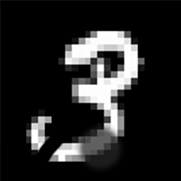
#> input picture machine_deep_learning/tensor_flow/CNN/num3.jpg, 181 x 181 px
$ python edge_detection_image.py
#> lines starting #> are read from the running program, lines starting #| are printed output that depends on the picture
import numpy as np
from scipy import signal
import matplotlib.pyplot as plt
from PIL import Image


def image_to_array(filename):
#> called with filename = 'num3.jpg'
    im = Image.open('num3.jpg')
#> im is the input picture: PIL image 181x181 RGB; mean R, G, B 35.5, 35.5, 35.5
    image_gr = im.convert("L")
    arr = np.asarray(image_gr)
    imgplot = plt.imshow(arr)
    imgplot.set_cmap('gray')
    plt.show(imgplot)
    return arr

def edge_detection(im_array):
    kernel = np.array([[0, 1, 0],
                       [1, -4, 1],
                       [0, 1, 0], ])
    grad = signal.convolve2d(im_array, kernel, mode='same')
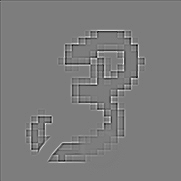
#> grad: shape (181, 181) int64; min -209, max 217, mean -0.1; drawn with min black and max white
    fig, aux = plt.subplots(figsize=(10, 10))
    aux.imshow(grad, cmap='gray')
    plt.show()

if __name__ =='__main__':
    arr = image_to_array('num3.jpg')
    edge_detection(arr)
